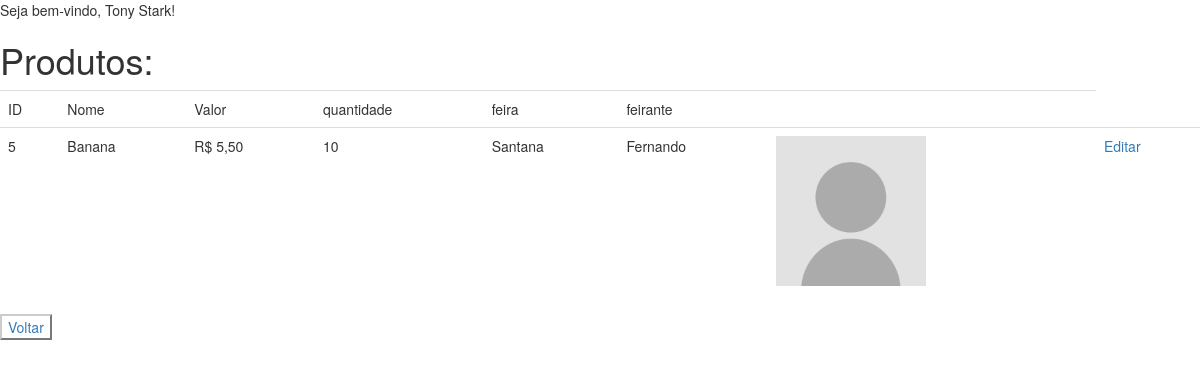
The page /produto (signed in) on the database its author committed.
### tables this page shows
CREATE TABLE usuario (
    login VARCHAR(50) PRIMARY KEY NOT NULL,
    senha VARCHAR(50) NOT NULL,
    nome VARCHAR(50) NOT NULL,
    FOREIGN KEY(login) REFERENCES serie(login)
);

CREATE TABLE produto (
    id_produto INTEGER PRIMARY KEY AUTOINCREMENT,
    nome_produto VARCHAR(50) NOT NULL,
    valor VARCHAR(50) NOT NULL,
    quantidade VARCHAR(1) NOT NULL,
    id_feira INTEGER NOT NULL,
    id_feirante INTEGER NOT NULL,
    id_foto_prod VARCHAR(50) NOT NULL,
    FOREIGN KEY(id_feira) REFERENCES feira(id_feira)
    FOREIGN KEY(id_feirante) REFERENCES feirante(id_feirante)
);

CREATE TABLE feira (
    id_feira INTEGER PRIMARY KEY AUTOINCREMENT,
    bairro VARCHAR(50) NOT NULL,
    horario VARCHAR(50) NOT NULL,
    dia VARCHAR(50) NOT NULL,
    UNIQUE(bairro)
);

CREATE TABLE feirante (
    id_feirante INTEGER PRIMARY KEY AUTOINCREMENT,
    nome_feirante VARCHAR(50) NOT NULL,
    barraca VARCHAR(50) NOT NULL,
    sexo VARCHAR(1) NOT NULL,
    id_feira INTEGER NOT NULL,
    id_foto VARCHAR(50) NOT NULL,
    FOREIGN KEY(id_feira) REFERENCES feira(id_feira)
);

### ifroot-master/flask-jinja2-crud-master/serie.py (the view)
@app.route("/produto")
def listar_produtos_api():
    logado = autenticar_login()
    if logado is None:
        return redirect("/")
    lista = db_listar_produtos()
    print(lista)
    return render_template("lista_produtos.html", logado = logado, produtos = lista)

### ifroot-master/flask-jinja2-crud-master/serie.py (called while the page is built)
def autenticar_login():
    login = request.cookies.get("login", "")
    senha = request.cookies.get("senha", "")
    return db_fazer_login(login, senha)

def row_to_dict(description, row):
    if row is None: return None
    d = {}
    for i in range(0, len(row)):
        d[description[i][0]] = row[i]
    return d

def rows_to_dict(description, rows):
    result = []
    for row in rows:
        result.append(row_to_dict(description, row))
    return result

def conectar():
    return sqlite3.connect('serie.db')

def db_listar_produtos():
    with closing(conectar()) as con, closing(con.cursor()) as cur:
        cur.execute("SELECT prod.id_produto, prod.nome_produto, prod.valor, prod.quantidade, prod.id_feira, prod.id_feirante, prod.id_foto_prod, f.bairro, fe.nome_feirante, fe.barraca FROM produto prod INNER JOIN feira f ON prod.id_feira = f.id_feira INNER JOIN feirante fe ON prod.id_feirante = fe.id_feirante ORDER BY prod.nome_produto ASC")
        return rows_to_dict(cur.description, cur.fetchall())

def db_fazer_login(login, senha):
    with closing(conectar()) as con, closing(con.cursor()) as cur:
        cur.execute("SELECT u.login, u.senha, u.nome FROM usuario u WHERE u.login = ? AND u.senha = ?", [login, senha])
        return row_to_dict(cur.description, cur.fetchone())

### ifroot-master/flask-jinja2-crud-master/templates/lista_produtos.html (shortened to what this page needs)
{% extends "base.html" %}
{% block conteudo %}
    <h1>Produtos:</h1>
    <table class="table">
        <tr>
            <td>ID</td>
            <td>Nome</td>
            <td>Valor</td>
            <td>quantidade</td>
            <td>feira</td>
            <td>feirante</td>
            <td>&nbsp;</td>
        </tr>
        {% for produto in produtos %}
            <tr>
                <td>{{produto['id_produto']}}</td>
                <td>{{produto['nome_produto']}}</td>
                <td>{{produto['valor']}}</td>
                <td>{{produto['quantidade']}}</td>
                <td>{{produto['bairro']}}</td>
                <td>{{produto['nome_feirante']}}</td>
                <td>{% if produto['id_foto_prod'] != '' %}
                    <img src="{{ url_for('produto_download_foto', id_foto_prod = produto['id_foto_prod']) }}" id="foto" width="150"/>
                {% else %}
                    <img src="{{ url_for('static', filename = 'no-photo.png') }}" id="foto" width="150"/>
                {% endif %}</td>
                <td><a href="/produto/{{produto['id_produto']}}">Editar</a></td>
            </tr>
        {% endfor %}
    </table>
    <button class="btn-default"><a href="/">Voltar</a></button>
{% endblock %}

### ifroot-master/flask-jinja2-crud-master/templates/base.html (shortened to what this page needs)
<!DOCTYPE html>
<html>
    <head>
        <link rel="stylesheet" href="/static/style.css">
        <link rel="stylesheet" href="https://maxcdn.bootstrapcdn.com/bootstrap/3.4.1/css/bootstrap.min.css">
    </head>
    <body>
        <header>
            Seja bem-vindo, {{logado['nome']}}!
        </header>
        {% block conteudo %}{% endblock %}
    </body>
</html>

### rows shown on the page
usuario: nome "Tony Stark"
produto: id_produto "5", nome_produto "Banana", valor "R$ 5,50", quantidade "10", bairro "Santana", nome_feirante "Fernando", id_foto_prod (picture)
